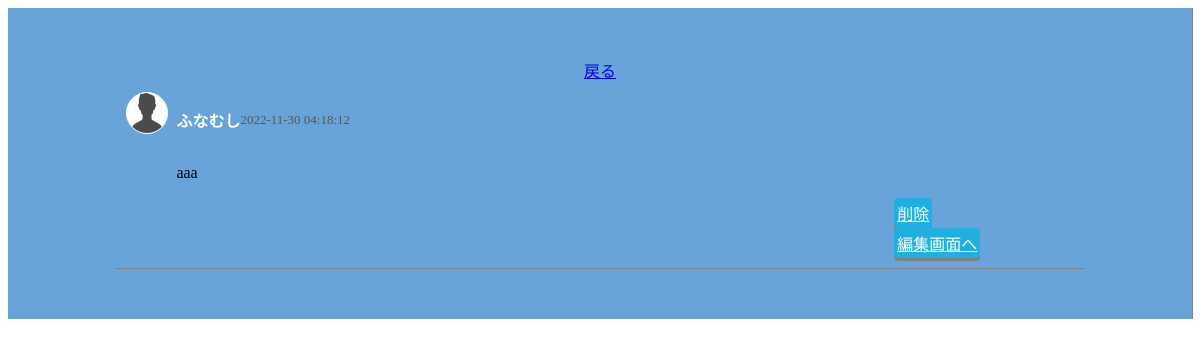
The page /tweet.php?id=1 on the database as committed earlier.
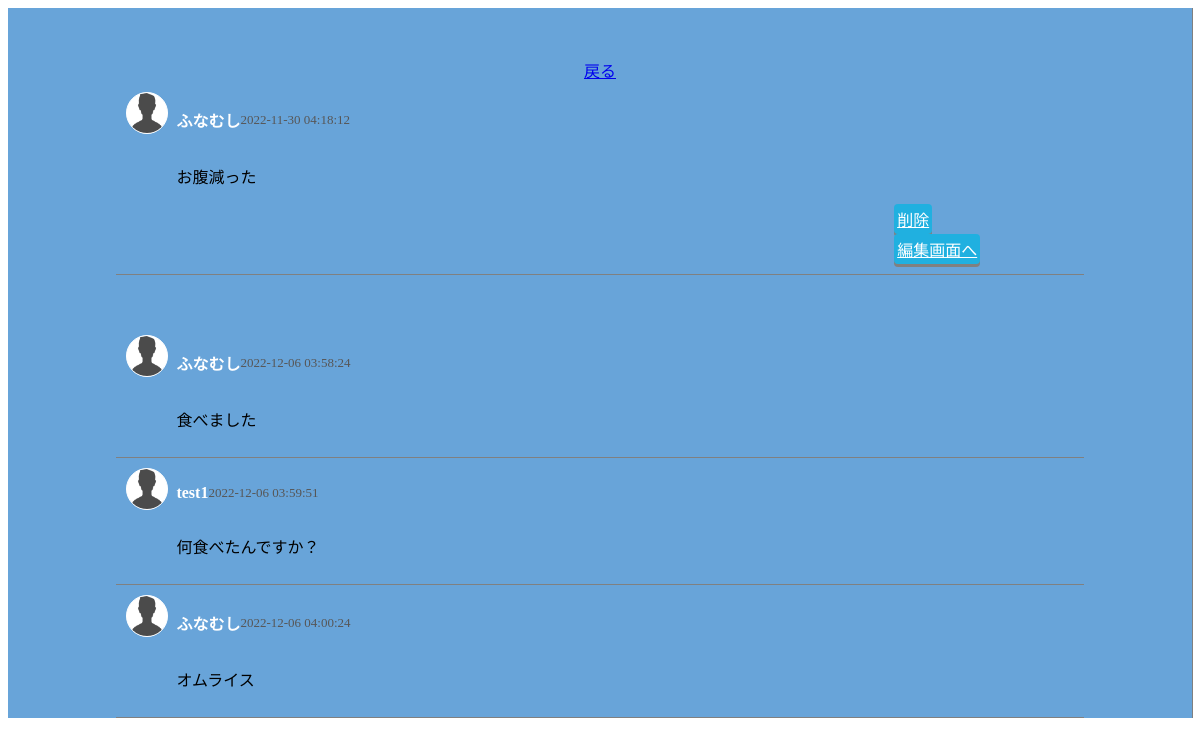
The same page on the database as committed later.
### tables this page shows
CREATE TABLE `tweet_table` (
  `id` int(11) NOT NULL,
  `text` varchar(128) NOT NULL,
  `user_id` int(11) NOT NULL,
  `username` varchar(128) NOT NULL,
  `created_at` datetime NOT NULL,
  `updated_at` datetime NOT NULL
);

CREATE TABLE `reply_table` (
  `id` int(11) NOT NULL,
  `text` varchar(128) NOT NULL,
  `user_id` int(11) NOT NULL,
  `username` varchar(128) NOT NULL,
  `tweet_id` int(11) NOT NULL,
  `created_at` datetime NOT NULL,
  `updated_at` datetime NOT NULL
);

### tweet.php (the view, shortened to what this page needs)
<?php
require_once('./config.php');
$id = $_GET['id'];
$sql = 'SELECT * FROM tweet_table WHERE id = :id';
$stmt = $pdo->prepare($sql);
$stmt->bindValue(':id', $id, PDO::PARAM_INT);
$stmt->execute();
$row1 = $stmt->fetch(PDO::FETCH_ASSOC);
$sqlReply = 'SELECT * FROM reply_table WHERE tweet_id = :id ORDER BY created_at ASC';
$stmtReply = $pdo->prepare($sqlReply);
$stmtReply->bindValue(':id', $id, PDO::PARAM_INT);
$stmtReply->execute();
$row2 = $stmtReply->fetchAll(PDO::FETCH_ASSOC);
$htmlElements = '';
if (count($row2) !== 0) {
  foreach ($row2 as $v) {
    $htmlElements .= "
      <div class='item'>
        <img src='./img/人物アイコン.png' alt='画像'>
        <div class='sentence'>
          <div class='who'>
            <p class='username'> {$v['username']} </p>
            <p class='tweetTime'> {$v['created_at']} </p>
          </div>
          <p> {$v['text']} </p>
        </div>
      </div>
    ";
  }
}
?>
<!DOCTYPE html>
<html lang="ja">
<head>
  <link rel="stylesheet" href="https://cdn.jsdelivr.net/npm/destyle.css@1.0.15/destyle.css" />
  <link rel="stylesheet" href="./css/tweet.css">
</head>
<body>
  <div id="display">
    <a href="./myPage.php">戻る</a>
    <div class='item'>
      <img src='./img/人物アイコン.png' alt='画像'>
      <div class='sentence'>
        <div class='who'>
          <p class='username'> <?= $row1['username'] ?> </p>
          <p class='tweetTime'> <?= $row1['created_at'] ?></p>
        </div>
        <p><?= $row1['text'] ?></p>
        <a href="./delete/tweet_delete_cfm.php?id=<?=$id?>">削除</a>
        <a href='./tweet_edit.php?id=<?=$row1['id']?>'>編集画面へ</a>
      </div>
    </div>
  </div>
  <div id="replyTweet">
    <?=$htmlElements?>
  </div>
</body>
</html>

Rows that differ between the two databases and show on the page:
changed tweet_table "ふなむし": text "aaa" → "お腹減った"
added reply_table: username "ふなむし", created_at "2022-12-06 03:58:24", text "食べました"
added reply_table: username "test1", created_at "2022-12-06 03:59:51", text "何食べたんですか？"
added reply_table: username "ふなむし", created_at "2022-12-06 04:00:24", text "オムライス"
